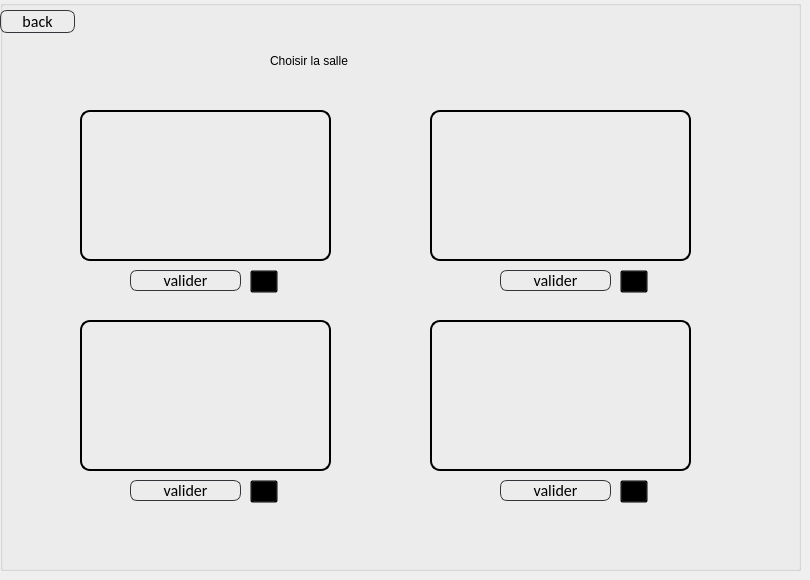
      <widget class="QWidget" name="choisir_salle">
       <widget class="QGroupBox" name="groupBox_4">
        <property name="geometry">
         <rect>
          <x>0</x>
          <y>0</y>
          <width>801</width>
          <height>571</height>
         </rect>
        </property>
        <property name="styleSheet">
         <string notr="true">background : transparent;</string>
        </property>
        <property name="title">
         <string/>
        </property>
        <widget class="QToolButton" name="toolButton">
         <property name="geometry">
          <rect>
           <x>250</x>
           <y>270</y>
           <width>28</width>
           <height>23</height>
          </rect>
         </property>
         <property name="styleSheet">
          <string notr="true">QPushButton
{
	background: transparent;
	border-style:solid;
	border-radius:7px;
	border-width:1px;
border-color: rgb(50, 53, 57);
	color:rgb(0,0,0);
	font-size:16px;
font-family:Calibri;
}

QPushButton:hover
{
	background-color: #00000000;
	border-color: rgb(30, 227, 0);
	/*color:rgb(30, 227, 0);*/
}

QPushButton:focus
{
	background-color:  rgb(30, 227, 0);
	border-color: rgba(30, 227, 0,0);
	color:rgb(255, 255, 255);
}
</string>
         </property>
         <property name="text">
          <string>...</string>
         </property>
        </widget>
        <widget class="QFrame" name="frame_2">
         <property name="geometry">
          <rect>
           <x>80</x>
           <y>110</y>
           <width>251</width>
           <height>151</height>
          </rect>
         </property>
         <property name="styleSheet">
          <string notr="true">image: url(:/salle1.png);

	background: transparent;
	border-style:solid;
	border-radius:10px;
	border-width:2px;


</string>
         </property>
         <property name="frameShape">
          <enum>QFrame::StyledPanel</enum>
         </property>
         <property name="frameShadow">
          <enum>QFrame::Raised</enum>
         </property>
        </widget>
        <widget class="QToolButton" name="toolButton_2">
         <property name="geometry">
          <rect>
           <x>620</x>
           <y>270</y>
           <width>28</width>
           <height>23</height>
          </rect>
         </property>
         <property name="text">
          <string>...</string>
         </property>
        </widget>
        <widget class="QLabel" name="label_17">
         <property name="geometry">
          <rect>
           <x>270</x>
           <y>40</y>
           <width>261</width>
           <height>41</height>
          </rect>
         </property>
         <property name="styleSheet">
          <string notr="true">font: 28pt &quot;Allura&quot;;
color: rgb(0, 0, 0);</string>
         </property>
         <property name="text">
          <string>Choisir la salle</string>
         </property>
        </widget>
        <widget class="QFrame" name="frame_3">
         <property name="geometry">
          <rect>
           <x>430</x>
           <y>110</y>
           <width>261</width>
           <height>151</height>
          </rect>
         </property>
         <property name="styleSheet">
          <string notr="true">image: url(:/salle7.png);
	background: transparent;
	border-style:solid;
	border-radius:10px;
	border-width:2px;

</string>
         </property>
         <property name="frameShape">
          <enum>QFrame::StyledPanel</enum>
         </property>
         <property name="frameShadow">
          <enum>QFrame::Raised</enum>
         </property>
        </widget>
        <widget class="QToolButton" name="toolButton_4">
         <property name="geometry">
          <rect>
           <x>620</x>
           <y>480</y>
           <width>28</width>
           <height>23</height>
          </rect>
         </property>
         <property name="text">
          <string>...</string>
         </property>
        </widget>
        <widget class="QFrame" name="frame_4">
         <property name="geometry">
          <rect>
           <x>80</x>
           <y>320</y>
           <width>251</width>
           <height>151</height>
          </rect>
         </property>
         <property name="styleSheet">
          <string notr="true">image: url(:/salle3.png);
	background: transparent;
	border-style:solid;
	border-radius:10px;
	border-width:2px;
</string>
         </property>
         <property name="frameShape">
          <enum>QFrame::StyledPanel</enum>
         </property>
         <property name="frameShadow">
          <enum>QFrame::Raised</enum>
         </property>
        </widget>
        <widget class="QFrame" name="frame_5">
         <property name="geometry">
          <rect>
           <x>430</x>
           <y>320</y>
           <width>261</width>
           <height>151</height>
          </rect>
         </property>
         <property name="styleSheet">
          <string notr="true">image: url(:/salle2.png);
	background: transparent;
	border-style:solid;
	border-radius:10px;
	border-width:2px;
</string>
         </property>
         <property name="frameShape">
          <enum>QFrame::StyledPanel</enum>
         </property>
         <property name="frameShadow">
          <enum>QFrame::Raised</enum>
         </property>
        </widget>
        <widget class="QToolButton" name="toolButton_3">
         <property name="geometry">
          <rect>
           <x>250</x>
           <y>480</y>
           <width>28</width>
           <height>23</height>
          </rect>
         </property>
         <property name="text">
          <string>...</string>
         </property>
        </widget>
        <widget class="QPushButton" name="pushButton_8">
         <property name="geometry">
          <rect>
           <x>500</x>
           <y>270</y>
           <width>111</width>
           <height>21</height>
          </rect>
         </property>
         <property name="styleSheet">
          <string notr="true">
QPushButton
{
	background: transparent;
	border-style:solid;
	border-radius:7px;
	border-width:1px;
border-color: rgb(50, 53, 57);
	color:rgb(0,0,0);
	font-size:16px;
font-family:Calibri;
}

QPushButton:hover
{
	background-color: #00000000;
	border-color: rgb(30, 227, 0);
	/*color:rgb(30, 227, 0);*/
}

QPushButton:focus
{
	background-color:  rgb(30, 227, 0);
	border-color: rgba(30, 227, 0,0);
	color:rgb(255, 255, 255);
}
</string>
         </property>
         <property name="text">
          <string>valider</string>
         </property>
        </widget>
        <widget class="QPushButton" name="pushButton_27">
         <property name="geometry">
          <rect>
           <x>130</x>
           <y>270</y>
           <width>111</width>
           <height>21</height>
          </rect>
         </property>
         <property name="styleSheet">
          <string notr="true">
QPushButton
{
	background: transparent;
	border-style:solid;
	border-radius:7px;
	border-width:1px;
border-color: rgb(50, 53, 57);
	color:rgb(0,0,0);
	font-size:16px;
font-family:Calibri;
}

QPushButton:hover
{
	background-color: #00000000;
	border-color: rgb(30, 227, 0);
	/*color:rgb(30, 227, 0);*/
}

QPushButton:focus
{
	background-color:  rgb(30, 227, 0);
	border-color: rgba(30, 227, 0,0);
	color:rgb(255, 255, 255);
}
</string>
         </property>
         <property name="text">
          <string>valider</string>
         </property>
        </widget>
        <widget class="QPushButton" name="pushButton_17">
         <property name="geometry">
          <rect>
           <x>130</x>
           <y>480</y>
           <width>111</width>
           <height>21</height>
          </rect>
         </property>
         <property name="styleSheet">
          <string notr="true">
QPushButton
{
	background: transparent;
	border-style:solid;
	border-radius:7px;
	border-width:1px;
border-color: rgb(50, 53, 57);
	color:rgb(0,0,0);
	font-size:16px;
font-family:Calibri;
}

QPushButton:hover
{
	background-color: #00000000;
	border-color: rgb(30, 227, 0);
	/*color:rgb(30, 227, 0);*/
}

QPushButton:focus
{
	background-color:  rgb(30, 227, 0);
	border-color: rgba(30, 227, 0,0);
	color:rgb(255, 255, 255);
}
</string>
         </property>
         <property name="text">
          <string>valider</string>
         </property>
        </widget>
        <widget class="QPushButton" name="pushButton_26">
         <property name="geometry">
          <rect>
           <x>500</x>
           <y>480</y>
           <width>111</width>
           <height>21</height>
          </rect>
         </property>
         <property name="styleSheet">
          <string notr="true">
QPushButton
{
	background: transparent;
	border-style:solid;
	border-radius:7px;
	border-width:1px;
border-color: rgb(50, 53, 57);
	color:rgb(0,0,0);
	font-size:16px;
font-family:Calibri;
}

QPushButton:hover
{
	background-color: #00000000;
	border-color: rgb(30, 227, 0);
	/*color:rgb(30, 227, 0);*/
}

QPushButton:focus
{
	background-color:  rgb(30, 227, 0);
	border-color: rgba(30, 227, 0,0);
	color:rgb(255, 255, 255);
}
</string>
         </property>
         <property name="text">
          <string>valider</string>
         </property>
        </widget>
        <widget class="QPushButton" name="pushButton_5">
         <property name="geometry">
          <rect>
           <x>0</x>
           <y>10</y>
           <width>75</width>
           <height>23</height>
          </rect>
         </property>
         <property name="styleSheet">
          <string notr="true">
QPushButton
{
	background: transparent;
	border-style:solid;
	border-radius:7px;
	border-width:1px;
border-color: rgb(50, 53, 57);
	color:rgb(0,0,0);
	font-size:16px;
font-family:Calibri;
}

QPushButton:hover
{
	background-color: #00000000;
	border-color: rgb(30, 227, 0);
	/*color:rgb(30, 227, 0);*/
}

QPushButton:focus
{
	background-color:  rgb(30, 227, 0);
	border-color: rgba(30, 227, 0,0);
	color:rgb(255, 255, 255);
}
</string>
         </property>
         <property name="text">
          <string>back</string>
         </property>
        </widget>
       </widget>
      </widget>
